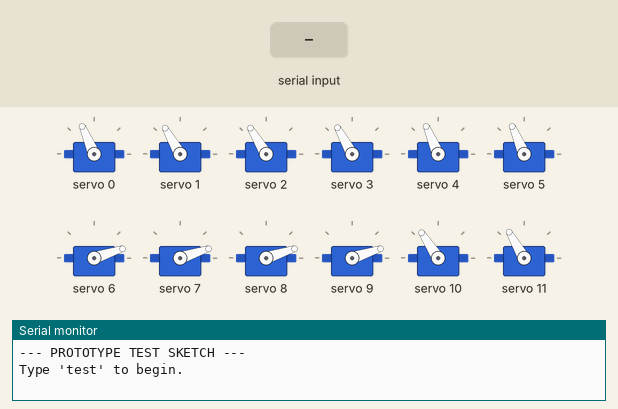
The sketch below on a simulated Arduino Uno, built with avr-gcc and run on an emulated ATmega328P. Shown: 12 × servo, the last lines printed to the serial monitor. Inputs (shaded band) come from the test bench.

Above: at 1.2 s.
1.3 s: "test\n" received over Serial
At 3.4 s:
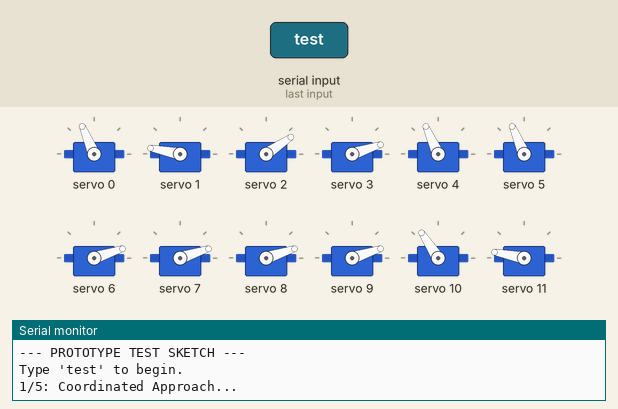
At 5.8 s:
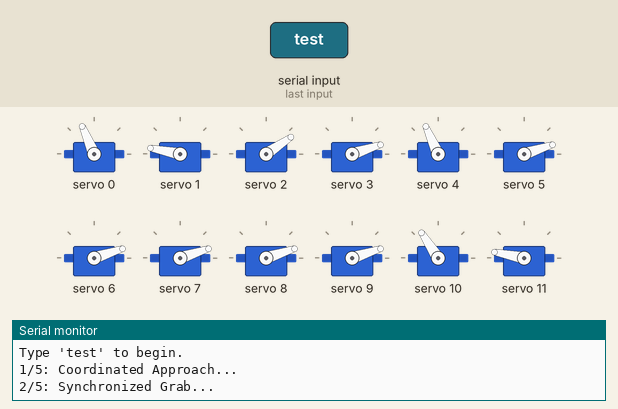
Timing chart, 0 to 16.3 s (numbered marks = the images above; inputs shaded):
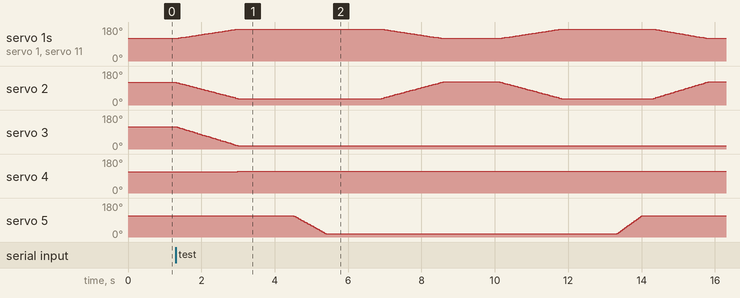

The sketch:

prototype_test.ino
```cpp
// ============================================================
// EENG6010 — Coordinated Control of Robot Arms
// Prototype / Development Test Sketch
// University of Kent
//
// Early prototype sketch used during development to verify
// the coordinatedMove() LERP engine before integration with
// the full Python middleware and dashboard pipeline.
//
// Runs standalone — no handshake, no Flask server required.
// Flash and use Arduino IDE Serial Monitor. Type "test" to run.
//
// This is the initial fixed version that resolved the global
// pin definition error present in early development builds.
// ============================================================

#include <Wire.h>
#include <Adafruit_PWMServoDriver.h>

Adafruit_PWMServoDriver pwm = Adafruit_PWMServoDriver();

#define SERVO_FREQ  50
#define BIG_MIN    130
#define BIG_MAX    600
#define SMALL_MIN  150
#define SMALL_MAX  550

// Global pin groups
int armPins[]     = {0, 1, 2, 3, 4, 10, 11, 12, 13, 14};
int gripperPins[] = {5, 15};
int numArmServos  = 10;
int numGripServos = 2;

// Current angles as floats for smooth math
float currentAngles[16] = {85, 90, 91, 96, 90, 90, 0, 0, 0, 0, 93, 90, 90, 92, 90, 90};

// Forward declarations
void setAngle(int pin, float angle);
void coordinatedMove(int pins[], int targets[], int numServos, int durationMs);
void executeFullCycle();

void setup() {
  Serial.begin(115200);
  pwm.begin();
  pwm.setPWMFreq(SERVO_FREQ);

  for (int i = 0; i < 16; i++) { setAngle(i, currentAngles[i]); }

  Serial.println("--- PROTOTYPE TEST SKETCH ---");
  Serial.println("Type 'test' to begin.");
}

void loop() {
  if (Serial.available() > 0) {
    String cmd = Serial.readStringUntil('\n');
    cmd.trim();
    if (cmd == "test") executeFullCycle();
  }
}

// ============================================================
// coordinatedMove — 50-step LERP (prototype version)
// Note: Production version uses MOVE_STEPS = 90
// ============================================================
void coordinatedMove(int pins[], int targets[], int numServos, int durationMs) {
  int steps     = 50;
  int stepDelay = durationMs / steps;

  float startAngles[12];
  float increments[12];

  for (int i = 0; i < numServos; i++) {
    int p          = pins[i];
    startAngles[i] = currentAngles[p];
    increments[i]  = (float)(targets[i] - startAngles[i]) / steps;
  }

  for (int s = 1; s <= steps; s++) {
    for (int i = 0; i < numServos; i++) {
      int p = pins[i];
      currentAngles[p] = startAngles[i] + (increments[i] * s);
      setAngle(p, currentAngles[p]);
    }
    delay(stepDelay);
  }
}

void executeFullCycle() {
  // 1. APPROACH
  Serial.println("1/5: Coordinated Approach...");
  int pickTargets[] = {85, 130, 21, 0, 91, 93, 130, 21, 0, 90};
  coordinatedMove(armPins, pickTargets, numArmServos, 1300);
  delay(1500);

  // 2. GRAB
  Serial.println("2/5: Synchronized Grab...");
  int grabTargets[] = {0, 0};
  coordinatedMove(gripperPins, grabTargets, numGripServos, 800);
  delay(1500);

  // 3. LIFT
  Serial.println("3/5: Smooth Lift...");
  int homeTargets[] = {85, 90, 93, 0, 91, 93, 90, 90, 0, 90};
  coordinatedMove(armPins, homeTargets, numArmServos, 1300);
  delay(1500);

  // 4. PLACE
  Serial.println("4/5: Moving to Place Position...");
  int placeTargets[] = {85, 130, 21, 0, 91, 93, 130, 21, 0, 90};
  coordinatedMove(armPins, placeTargets, numArmServos, 1300);
  delay(1500);

  // 5. RELEASE & RESET
  Serial.println("5/5: Release and Reset...");
  int releaseTargets[] = {90, 90};
  coordinatedMove(gripperPins, releaseTargets, numGripServos, 600);
  delay(300);
  coordinatedMove(armPins, homeTargets, numArmServos, 1100);

  Serial.println("--- Mission Complete ---");
}

void setAngle(int pin, float angle) {
  int pulse;
  if ((pin >= 0 && pin <= 2) || (pin >= 10 && pin <= 12)) {
    pulse = map((int)angle, 0, 180, BIG_MIN, BIG_MAX);
  } else {
    pulse = map((int)angle, 0, 180, SMALL_MIN, SMALL_MAX);
  }
  pwm.setPWM(pin, 0, pulse);
}
```
